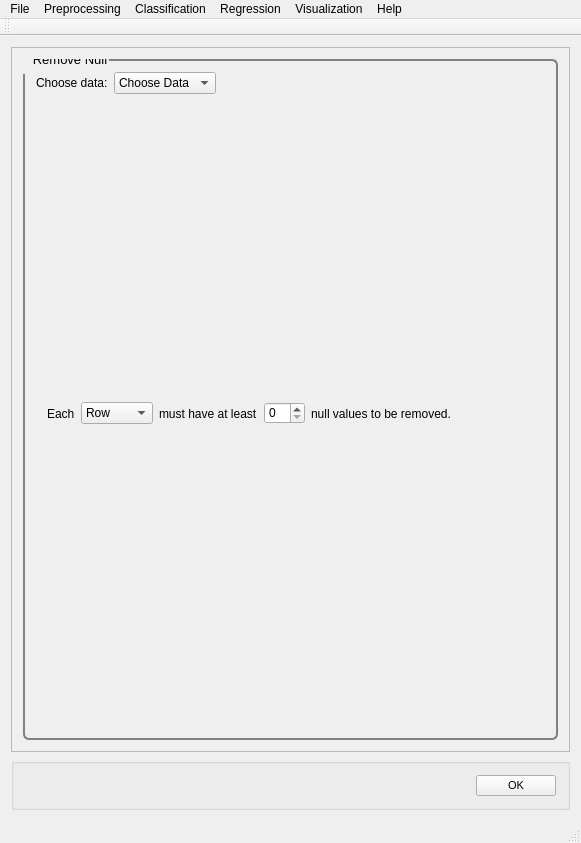
<?xml version="1.0" encoding="UTF-8"?>
<ui version="4.0">
    <class>MainWindow</class>
    <widget class="QMainWindow" name="MainWindow">
        <property name="geometry">
            <rect>
                <x>0</x>
                <y>0</y>
                <width>581</width>
                <height>843</height>
            </rect>
        </property>
        <property name="windowTitle">
            <string>PYSAT</string>
        </property>
        <widget class="QWidget" name="centralWidget">
            <layout class="QVBoxLayout" name="verticalLayout_9">
                <item>
                    <widget class="QScrollArea" name="scrollArea">
                        <property name="widgetResizable">
                            <bool>true</bool>
                        </property>
                        <widget class="QWidget" name="scrollAreaWidgetContents_2">
                            <property name="geometry">
                                <rect>
                                    <x>0</x>
                                    <y>0</y>
                                    <width>561</width>
                                    <height>721</height>
                                </rect>
                            </property>
                            <property name="font">
                                <font>
                                    <pointsize>8</pointsize>
                                </font>
                            </property>
                            <property name="styleSheet">
                                <string notr="true">QGroupBox {
                                    border: 2px solid gray;
                                    border-radius: 6px;
                                    margin-top: 0.5em;
                                    }

                                    QGroupBox::title {

                                    padding-top: -14px;
                                    padding-left: 8px;
                                    }
                                </string>
                            </property>
                            <layout class="QVBoxLayout" name="verticalLayout_8">
                                <item>
                                    <widget class="QGroupBox" name="removenull">
                                        <property name="font">
                                            <font>
                                                <pointsize>10</pointsize>
                                            </font>
                                        </property>
                                        <property name="title">
                                            <string>Remove Null</string>
                                        </property>
                                        <layout class="QVBoxLayout" name="verticalLayout">
                                            <item>
                                                <layout class="QVBoxLayout" name="removenull_vlayout">
                                                    <item>
                                                        <layout class="QHBoxLayout"
                                                                name="removenull_choosedata_hlayout">
                                                            <item>
                                                                <widget class="QLabel"
                                                                        name="removenull_choosedata_label">
                                                                    <property name="text">
                                                                        <string>Choose data:</string>
                                                                    </property>
                                                                </widget>
                                                            </item>
                                                            <item>
                                                                <widget class="QComboBox" name="removenull_choosedata">
                                                                    <property name="iconSize">
                                                                        <size>
                                                                            <width>50</width>
                                                                            <height>20</height>
                                                                        </size>
                                                                    </property>
                                                                    <item>
                                                                        <property name="text">
                                                                            <string>Choose Data</string>
                                                                        </property>
                                                                    </item>
                                                                    <item>
                                                                        <property name="text">
                                                                            <string>Known Data</string>
                                                                        </property>
                                                                    </item>
                                                                </widget>
                                                            </item>
                                                            <item>
                                                                <spacer name="removenull_choosedata_spacer">
                                                                    <property name="orientation">
                                                                        <enum>Qt::Horizontal</enum>
                                                                    </property>
                                                                    <property name="sizeHint" stdset="0">
                                                                        <size>
                                                                            <width>40</width>
                                                                            <height>20</height>
                                                                        </size>
                                                                    </property>
                                                                </spacer>
                                                            </item>
                                                        </layout>
                                                    </item>
                                                    <item>
                                                        <widget class="QWidget" name="removenull_widget" native="true">
                                                            <property name="minimumSize">
                                                                <size>
                                                                    <width>0</width>
                                                                    <height>0</height>
                                                                </size>
                                                            </property>
                                                            <layout class="QHBoxLayout" name="horizontalLayout_2">
                                                                <item>
                                                                    <widget class="QLabel" name="start_of_sentence">
                                                                        <property name="text">
                                                                            <string>Each</string>
                                                                        </property>
                                                                    </widget>
                                                                </item>
                                                                <item>
                                                                    <widget class="QComboBox" name="rowcol_comboBox">
                                                                        <item>
                                                                            <property name="text">
                                                                                <string>Row</string>
                                                                            </property>
                                                                        </item>
                                                                        <item>
                                                                            <property name="text">
                                                                                <string>Column</string>
                                                                            </property>
                                                                        </item>
                                                                    </widget>
                                                                </item>
                                                                <item>
                                                                    <widget class="QLabel" name="middle_of_sentence">
                                                                        <property name="text">
                                                                            <string>must have at least</string>
                                                                        </property>
                                                                    </widget>
                                                                </item>
                                                                <item>
                                                                    <widget class="QSpinBox" name="removenull_spinbox"/>
                                                                </item>
                                                                <item>
                                                                    <widget class="QLabel" name="end_of_sentence">
                                                                        <property name="text">
                                                                            <string>null values to be removed.</string>
                                                                        </property>
                                                                    </widget>
                                                                </item>
                                                                <item>
                                                                    <spacer name="removenull_spacer">
                                                                        <property name="orientation">
                                                                            <enum>Qt::Horizontal</enum>
                                                                        </property>
                                                                        <property name="sizeHint" stdset="0">
                                                                            <size>
                                                                                <width>40</width>
                                                                                <height>20</height>
                                                                            </size>
                                                                        </property>
                                                                    </spacer>
                                                                </item>
                                                            </layout>
                                                        </widget>
                                                    </item>
                                                </layout>
                                            </item>
                                        </layout>
                                    </widget>
                                </item>
                            </layout>
                        </widget>
                    </widget>
                </item>
                <item>
                    <widget class="QGroupBox" name="OK">
                        <layout class="QHBoxLayout" name="ok">
                            <item>
                                <spacer name="horizontalSpacer_5">
                                    <property name="orientation">
                                        <enum>Qt::Horizontal</enum>
                                    </property>
                                    <property name="sizeHint" stdset="0">
                                        <size>
                                            <width>40</width>
                                            <height>20</height>
                                        </size>
                                    </property>
                                </spacer>
                            </item>
                            <item>
                                <widget class="QPushButton" name="okButton">
                                    <property name="font">
                                        <font>
                                            <pointsize>8</pointsize>
                                        </font>
                                    </property>
                                    <property name="mouseTracking">
                                        <bool>false</bool>
                                    </property>
                                    <property name="text">
                                        <string>OK</string>
                                    </property>
                                </widget>
                            </item>
                        </layout>
                    </widget>
                </item>
            </layout>
        </widget>
        <widget class="QToolBar" name="mainToolBar">
            <attribute name="toolBarArea">
                <enum>TopToolBarArea</enum>
            </attribute>
            <attribute name="toolBarBreak">
                <bool>false</bool>
            </attribute>
        </widget>
        <widget class="QStatusBar" name="statusBar"/>
        <widget class="QMenuBar" name="menuBar">
            <property name="geometry">
                <rect>
                    <x>0</x>
                    <y>0</y>
                    <width>581</width>
                    <height>21</height>
                </rect>
            </property>
            <widget class="QMenu" name="menuFile">
                <property name="title">
                    <string>File</string>
                </property>
                <addaction name="actionLoad_Refence_Data"/>
                <addaction name="actionLoad_Unknown_Data"/>
                <addaction name="actionSet_output_location"/>
                <addaction name="separator"/>
                <addaction name="actionSave_Current_Plots"/>
                <addaction name="actionSave_Current_Data"/>
                <addaction name="separator"/>
                <addaction name="actionCreate_New_Workflow"/>
                <addaction name="actionSave_Current_Workflow"/>
                <addaction name="separator"/>
                <addaction name="actionExit"/>
            </widget>
            <widget class="QMenu" name="menuPreprocessing">
                <property name="title">
                    <string>Preprocessing</string>
                </property>
                <widget class="QMenu" name="menuBaseline_Removal">
                    <property name="title">
                        <string>Baseline Removal</string>
                    </property>
                    <addaction name="actionALS"/>
                    <addaction name="actionDietrich"/>
                    <addaction name="actionPolyFit"/>
                    <addaction name="actionAirPLS"/>
                    <addaction name="actionFABC"/>
                    <addaction name="actionKK"/>
                    <addaction name="actionMario"/>
                    <addaction name="actionMedian"/>
                    <addaction name="actionRubberband"/>
                    <addaction name="actionUndecimated_Wavelet"/>
                </widget>
                <widget class="QMenu" name="menuCalibration_Transfer">
                    <property name="title">
                        <string>Calibration Transfer</string>
                    </property>
                    <addaction name="actionRatio"/>
                    <addaction name="actionTommy_s_Methgod"/>
                    <addaction name="actionPiecewise_Direct_Standardization"/>
                    <addaction name="actionOthers_3"/>
                </widget>
                <addaction name="actionNormalization"/>
                <addaction name="actionNoise_Reduction"/>
                <addaction name="actionApply_Mask"/>
                <addaction name="actionInterpolate"/>
                <addaction name="actionInstrument_Response"/>
                <addaction name="menuBaseline_Removal"/>
                <addaction name="menuCalibration_Transfer"/>
                <addaction name="actionICA_2"/>
                <addaction name="actionPCA_2"/>
            </widget>
            <widget class="QMenu" name="menuRegression">
                <property name="title">
                    <string>Regression</string>
                </property>
                <addaction name="actionCross_Validation"/>
                <addaction name="actionTrain"/>
                <addaction name="actionPredict"/>
                <addaction name="actionCreate_N_Folds"/>
                <addaction name="actionCreate_Test_Folds"/>
                <addaction name="actionSubmodel_Ranges"/>
            </widget>
            <widget class="QMenu" name="menuHelp">
                <property name="title">
                    <string>Help</string>
                </property>
                <addaction name="actionIndex"/>
                <addaction name="actionContent_2"/>
                <addaction name="separator"/>
                <addaction name="actionAbout"/>
                <addaction name="actionAbout_QtCreator"/>
            </widget>
            <widget class="QMenu" name="menuClassification">
                <property name="title">
                    <string>Classification</string>
                </property>
                <widget class="QMenu" name="menuSupervised">
                    <property name="title">
                        <string>Supervised</string>
                    </property>
                    <addaction name="actionPLS_DA"/>
                    <addaction name="actionSIMCA"/>
                </widget>
                <widget class="QMenu" name="menuClustering">
                    <property name="title">
                        <string>Clustering</string>
                    </property>
                    <addaction name="actionK_means"/>
                    <addaction name="actionHierarchical_2"/>
                </widget>
                <addaction name="menuSupervised"/>
                <addaction name="menuClustering"/>
            </widget>
            <widget class="QMenu" name="menuVisualization">
                <property name="title">
                    <string>Visualization</string>
                </property>
                <addaction name="actionLine_Plot"/>
                <addaction name="action1_to_1_Plot"/>
                <addaction name="actionScatter_Plot"/>
            </widget>
            <addaction name="menuFile"/>
            <addaction name="menuPreprocessing"/>
            <addaction name="menuClassification"/>
            <addaction name="menuRegression"/>
            <addaction name="menuVisualization"/>
            <addaction name="menuHelp"/>
        </widget>
        <action name="actionLoad_Refence_Data">
            <property name="text">
                <string>Load Refence Data</string>
            </property>
        </action>
        <action name="actionLoad_Unknown_Data">
            <property name="text">
                <string>Load Unknown Data</string>
            </property>
        </action>
        <action name="actionSave_Current_Workflow">
            <property name="text">
                <string>Save Current Workflow</string>
            </property>
        </action>
        <action name="actionSave_Current_Plots">
            <property name="text">
                <string>Save Current Plots</string>
            </property>
        </action>
        <action name="actionSave_Current_Data">
            <property name="text">
                <string>Save Current Data</string>
            </property>
        </action>
        <action name="actionCreate_New_Workflow">
            <property name="text">
                <string>Create New Workflow</string>
            </property>
        </action>
        <action name="actionNoise_Reduction">
            <property name="text">
                <string>Noise Reduction</string>
            </property>
        </action>
        <action name="actionApply_Mask">
            <property name="text">
                <string>Apply Mask</string>
            </property>
        </action>
        <action name="actionInterpolate">
            <property name="text">
                <string>Interpolate (unknown to known)</string>
            </property>
        </action>
        <action name="actionInstrument_Response">
            <property name="text">
                <string>Instrument Response</string>
            </property>
        </action>
        <action name="actionALS">
            <property name="text">
                <string>ALS</string>
            </property>
        </action>
        <action name="actionDietrich">
            <property name="text">
                <string>Dietrich</string>
            </property>
        </action>
        <action name="actionPolyFit">
            <property name="text">
                <string>PolyFit</string>
            </property>
        </action>
        <action name="actionAirPLS">
            <property name="text">
                <string>AirPLS</string>
            </property>
        </action>
        <action name="actionFABC">
            <property name="text">
                <string>FABC</string>
            </property>
        </action>
        <action name="actionKK">
            <property name="text">
                <string>KK</string>
            </property>
        </action>
        <action name="actionMario">
            <property name="text">
                <string>Mario</string>
            </property>
        </action>
        <action name="actionMedian">
            <property name="text">
                <string>Median</string>
            </property>
        </action>
        <action name="actionRubberband">
            <property name="text">
                <string>Rubberband</string>
            </property>
        </action>
        <action name="actionUndecimated_Wavelet">
            <property name="text">
                <string>Undecimated Wavelet</string>
            </property>
        </action>
        <action name="actionRatio">
            <property name="text">
                <string>Ratio</string>
            </property>
        </action>
        <action name="actionTommy_s_Methgod">
            <property name="text">
                <string>Tommy's Method</string>
            </property>
        </action>
        <action name="actionPiecewise_Direct_Standardization">
            <property name="text">
                <string>Piecewise Direct Standardization</string>
            </property>
        </action>
        <action name="actionPCA">
            <property name="text">
                <string>PCA</string>
            </property>
        </action>
        <action name="actionICA">
            <property name="text">
                <string>ICA</string>
            </property>
        </action>
        <action name="actionK_Means">
            <property name="text">
                <string>K-Means</string>
            </property>
        </action>
        <action name="actionHierarchical">
            <property name="text">
                <string>Hierarchical</string>
            </property>
        </action>
        <action name="actionOthers">
            <property name="text">
                <string>Others...</string>
            </property>
        </action>
        <action name="actionOthers_2">
            <property name="text">
                <string>Others...</string>
            </property>
        </action>
        <action name="actionOthers_3">
            <property name="text">
                <string>Others...</string>
            </property>
        </action>
        <action name="actionPLS">
            <property name="text">
                <string>PLS</string>
            </property>
        </action>
        <action name="actionSM_PLS">
            <property name="text">
                <string>SM-PLS</string>
            </property>
        </action>
        <action name="actionICA_Regression">
            <property name="text">
                <string>ICA Regression</string>
            </property>
        </action>
        <action name="actionGaussian_Process">
            <property name="text">
                <string>Gaussian Process</string>
            </property>
        </action>
        <action name="actionMLP">
            <property name="text">
                <string>MLP</string>
            </property>
        </action>
        <action name="actionSVM">
            <property name="text">
                <string>SVM</string>
            </property>
        </action>
        <action name="actionOthers_4">
            <property name="text">
                <string>Others...</string>
            </property>
        </action>
        <action name="actionOthers_5">
            <property name="text">
                <string>Others...</string>
            </property>
        </action>
        <action name="actionIndex">
            <property name="text">
                <string>Index</string>
            </property>
        </action>
        <action name="actionContent_2">
            <property name="text">
                <string>Content</string>
            </property>
        </action>
        <action name="actionAbout">
            <property name="text">
                <string>About...</string>
            </property>
        </action>
        <action name="actionAbout_QtCreator">
            <property name="text">
                <string>About Qt...</string>
            </property>
        </action>
        <action name="actionExit">
            <property name="text">
                <string>Exit</string>
            </property>
        </action>
        <action name="actionNormalization">
            <property name="text">
                <string>Normalization</string>
            </property>
        </action>
        <action name="actionICA_2">
            <property name="text">
                <string>ICA</string>
            </property>
        </action>
        <action name="actionPCA_2">
            <property name="text">
                <string>PCA</string>
            </property>
        </action>
        <action name="actionPLS_DA">
            <property name="text">
                <string>PLS-DA</string>
            </property>
        </action>
        <action name="actionSIMCA">
            <property name="text">
                <string>SIMCA</string>
            </property>
        </action>
        <action name="actionK_means">
            <property name="text">
                <string>K-means</string>
            </property>
        </action>
        <action name="actionHierarchical_2">
            <property name="text">
                <string>Hierarchical</string>
            </property>
        </action>
        <action name="actionCross_Validation">
            <property name="text">
                <string>Cross Validation</string>
            </property>
        </action>
        <action name="actionTrain">
            <property name="text">
                <string>Train</string>
            </property>
        </action>
        <action name="actionPredict">
            <property name="text">
                <string>Predict</string>
            </property>
        </action>
        <action name="actionLine_Plot">
            <property name="text">
                <string>Line Plot</string>
            </property>
        </action>
        <action name="action1_to_1_Plot">
            <property name="text">
                <string>1 to 1 Plot</string>
            </property>
        </action>
        <action name="actionScatter_Plot">
            <property name="text">
                <string>Scatter Plot</string>
            </property>
        </action>
        <action name="actionSet_output_location">
            <property name="text">
                <string>Output Location</string>
            </property>
        </action>
        <action name="actionCreate_N_Folds">
            <property name="text">
                <string>Create N Folds</string>
            </property>
        </action>
        <action name="actionCreate_Test_Folds">
            <property name="text">
                <string>Create Test Folds</string>
            </property>
        </action>
        <action name="actionSubmodel_Ranges">
            <property name="text">
                <string>Submodel Ranges</string>
            </property>
        </action>
    </widget>
    <layoutdefault spacing="6" margin="11"/>
    <resources/>
    <connections/>
</ui>
